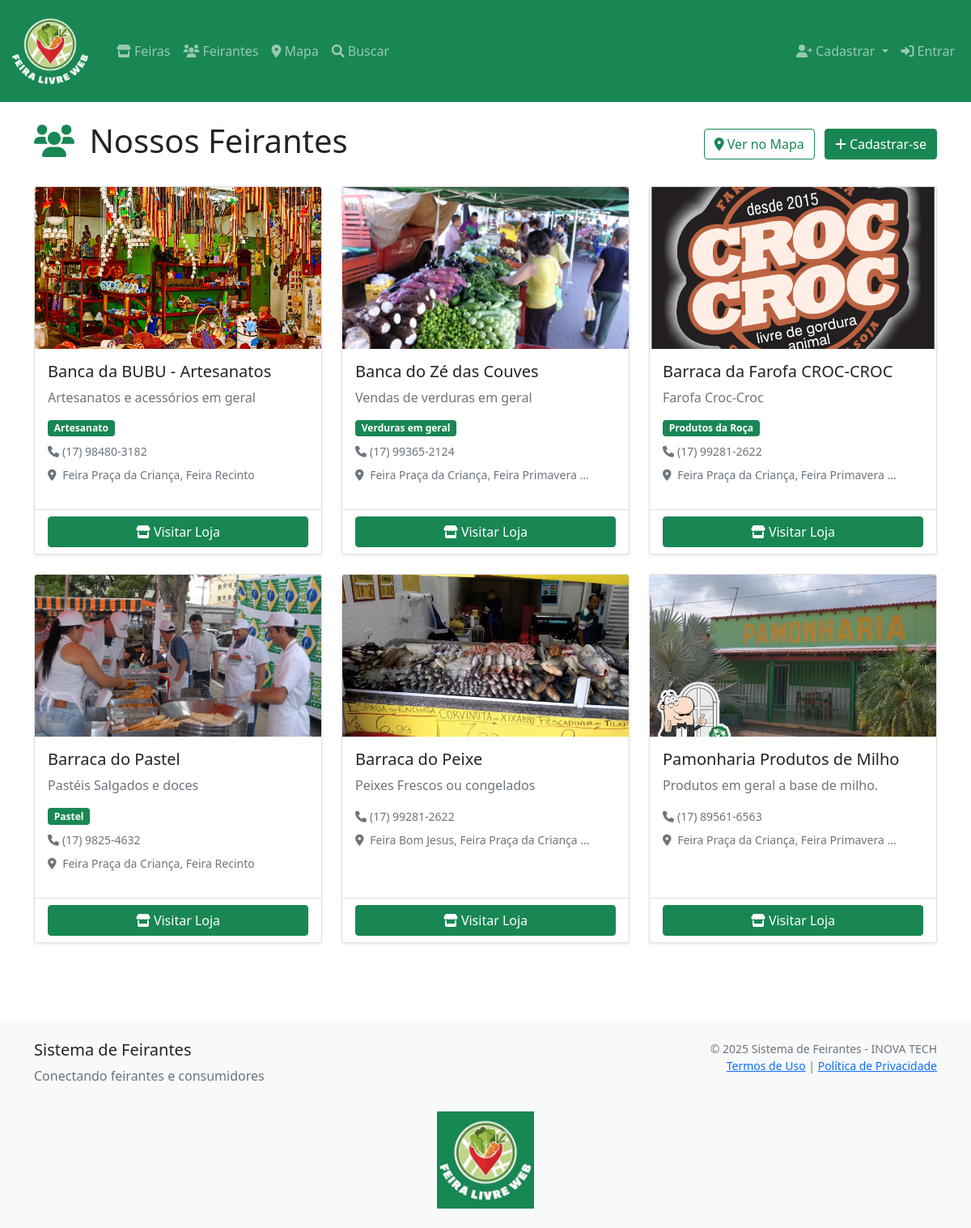
/feirantes/, run on an earlier commit of the app's database.
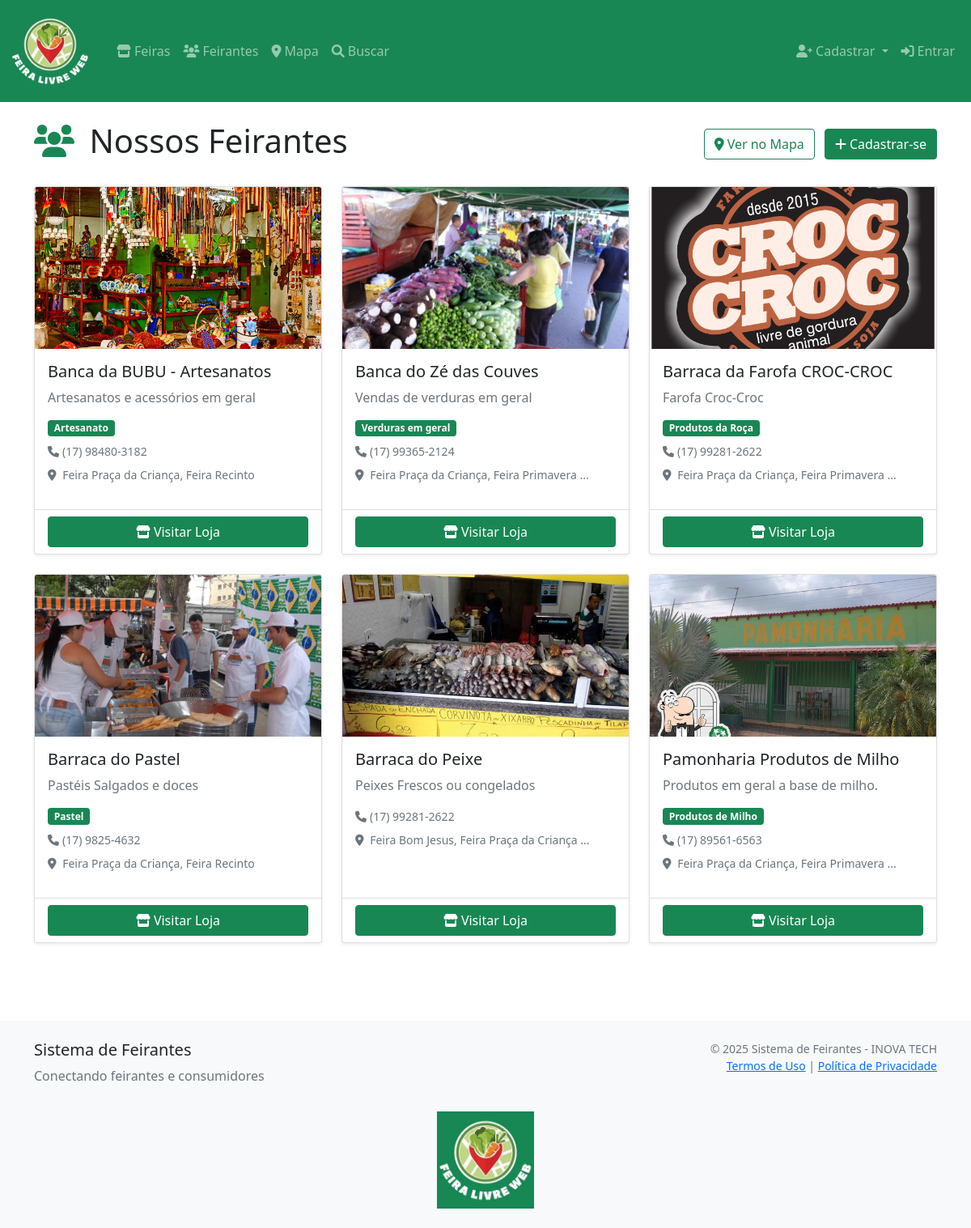
And on a later commit of the database.
### feirantes/models.py (models this page shows, shortened)
class Feirante(models.Model):
    usuario = models.OneToOneField(
        User, on_delete=models.CASCADE, related_name='feirante')
    nome_comercial = models.CharField(max_length=200)
    cpf = models.CharField(max_length=14, unique=True)
    telefone = models.CharField(max_length=20)
    whatsapp = models.CharField(max_length=20, blank=True)
    email = models.EmailField(unique=True)
    endereco = models.TextField(blank=True)
    cidade = models.CharField(max_length=100, blank=True)
    estado = models.CharField(max_length=2, blank=True)
    cep = models.CharField(max_length=9, blank=True)
    descricao = models.TextField(blank=True)
    foto = models.ImageField(upload_to='feirantes/', blank=True, null=True)
    especialidades = models.ManyToManyField(
        Especialidade, blank=True,
        help_text="Principais produtos/especialidades")
    feiras = models.ManyToManyField(
        Feira,
        blank=True,
        help_text="Feiras onde o feirante participa",
        related_name="feirantes"
    )
    subdominio = models.SlugField(
        max_length=100, unique=True,
        help_text="URL da loja: site.com/loja/[subdominio]")
    instagram = models.CharField(max_length=100, blank=True)
    facebook = models.CharField(max_length=100, blank=True)
    ativo = models.BooleanField(default=True)
    verificado = models.BooleanField(default=False)
    criado_em = models.DateTimeField(auto_now_add=True)
    atualizado_em = models.DateTimeField(auto_now=True)
    views = models.PositiveIntegerField(default=0)
    class Meta:
        verbose_name = 'Feirante'
        verbose_name_plural = 'Feirantes'
        ordering = ['nome_comercial']
    @property
    def telefone_formatado(self):
        if not self.telefone:
            return ""
        numero = self.telefone
        if numero.startswith('55'):
            numero = numero[2:]
        if len(numero) == 11:
            return f"({numero[:2]}) {numero[2:7]}-{numero[7:]}"
        elif len(numero) == 10:
            return f"({numero[:2]}) {numero[2:6]}-{numero[6:]}"
        return numero

class Especialidade(models.Model):
    nome = models.CharField(max_length=100, unique=True)
    descricao = models.TextField(blank=True)
    ativo = models.BooleanField(default=True)
    criado_em = models.DateTimeField(auto_now_add=True)
    class Meta:
        verbose_name = 'Especialidade'
        verbose_name_plural = 'Especialidades'
        ordering = ['nome']

class Feira(models.Model):
    DIAS_SEMANA = [
        ('segunda', 'Segunda-feira'),
        ('terca', 'Terça-feira'),
        ('quarta', 'Quarta-feira'),
        ('quinta', 'Quinta-feira'),
        ('sexta', 'Sexta-feira'),
        ('sabado', 'Sábado'),
        ('domingo', 'Domingo'),
        ('segunda_quarta', 'Segunda e Quarta'),
        ('terca_quinta', 'Terça e Quinta'),
        ('segunda_quinta', 'Segunda a Quinta'),
        ('segunda_sexta', 'Segunda a Sexta'),
        ('sabado_domingo', 'Finais de Semana'),
        ('todos_dias', 'Todos os dias'),
    ]
    nome = models.CharField(max_length=200)
    endereco = models.TextField()
    cidade = models.CharField(max_length=100)
    estado = models.CharField(max_length=2)
    cep = models.CharField(max_length=9, blank=True)
    latitude = models.DecimalField(
        max_digits=10, decimal_places=7, blank=True, null=True)
    longitude = models.DecimalField(
        max_digits=10, decimal_places=7, blank=True, null=True)
    dias_funcionamento = models.CharField(
        max_length=20, choices=DIAS_SEMANA, default='sabado')
    horario_funcionamento = models.CharField(
        max_length=100, blank=True, help_text="Ex: 7h às 12h")
    ativa = models.BooleanField(default=True)
    criado_em = models.DateTimeField(auto_now_add=True)
    atualizado_em = models.DateTimeField(auto_now=True)
    class Meta:
        verbose_name = 'Feira'
        verbose_name_plural = 'Feiras'
        ordering = ['nome']

### feirantes/views.py (the view)
# urls.py: path('', views.listar_feirantes, name='listar'),
def listar_feirantes(request):
    feirantes = Feirante.objects.filter(ativo=True).order_by('nome_comercial')
    paginator = Paginator(feirantes, 6)
    page_number = request.GET.get('page')
    feirantes = paginator.get_page(page_number)
    return render(request, 'feirantes/lista.html', {
        'feirantes': feirantes
    })

### feirantes/templates/feirantes/lista.html (shortened to what this page needs)
{% extends 'feirantes/base.html' %}
{% block content %}
<div class="container">
    <div class="row">
        <div class="col-12">
            <div class="d-flex justify-content-between align-items-center mb-4">
                <h1>
                    <i class="fas fa-users text-success me-2"></i>
                    Nossos Feirantes
                </h1>
                <div>
                    <a href="{% url 'feirantes:mapa' %}" class="btn btn-outline-success me-2">
                        <i class="fas fa-map-marker-alt me-1"></i>Ver no Mapa
                    </a>
                    {% if not user.is_authenticated %}
                    <a href="{% url 'feirantes:cadastro' %}" class="btn btn-success">
                        <i class="fas fa-plus me-1"></i>Cadastrar-se
                    </a>
                    {% endif %}
                </div>
            </div>
        </div>
    </div>
    {% if feirantes %}
    <div class="row">
        {% for feirante in feirantes %}
        <div class="col-md-6 col-lg-4 mb-4">
            <div class="card h-100 shadow-sm">
                {% if feirante.foto %}
                <img src="{{ feirante.foto.url }}" class="card-img-top" alt="{{ feirante.nome_comercial }}"
                    style="height: 200px; object-fit: cover;">
                {% else %}
                <div class="card-img-top bg-light d-flex align-items-center justify-content-center"
                    style="height: 200px;">
                    <i class="fas fa-store text-muted" style="font-size: 3rem;"></i>
                </div>
                {% endif %}
                <div class="card-body">
                    <h5 class="card-title">{{ feirante.nome_comercial }}</h5>
                    {% if feirante.descricao %}
                    <p class="card-text text-muted">
                        {{ feirante.descricao|truncatewords:15 }}
                    </p>
                    {% endif %}
                    <div class="mb-2">
                        {% if feirante.especialidades.all %}
                        {% for especialidade in feirante.especialidades.all|slice:":3" %}
                        <span class="badge bg-success me-1">{{ especialidade.nome }}</span>
                        {% endfor %}
                        {% endif %}
                    </div>
                    {% if feirante.telefone %}
                    <div class="text-muted small mb-2">
                        <i class="fas fa-phone me-1"></i>{{ feirante.telefone_formatado }}
                    </div>
                    {% endif %}
                    {% if feirante.feiras.all %}
                    <div class="text-muted small mb-3">
                        <i class="fas fa-map-marker-alt me-1"></i>
                        {% for feira in feirante.feiras.all|slice:":2" %}
                        {{ feira.nome }}{% if not forloop.last %}, {% endif %}
                        {% endfor %}
                        {% if feirante.feiras.count > 2 %}
                        <span class="text-muted">...</span>
                        {% endif %}
                    </div>
                    {% endif %}
                </div>
                <div class="card-footer bg-transparent">
                    <a href="{% url 'feirantes:loja_feirante' feirante.subdominio %}" class="btn btn-success w-100">
                        <i class="fas fa-store me-1"></i>Visitar Loja
                    </a>
                </div>
            </div>
        </div>
        {% endfor %}
    </div>
    {% endif %}
</div>
{% endblock %}

### feirantes/templates/feirantes/base.html (shortened to what this page needs)
{% load static %}
{% include 'feirantes/mensagens.html' %}
<!DOCTYPE html>
<html lang="pt-br">
<head>
    <link rel="stylesheet" href="https://unpkg.com/leaflet@1.7.1/dist/leaflet.css" />
    <link href="https://cdn.jsdelivr.net/npm/bootstrap@5.1.3/dist/css/bootstrap.min.css" rel="stylesheet">
    <link href="https://cdnjs.cloudflare.com/ajax/libs/font-awesome/6.0.0/css/all.min.css" rel="stylesheet">
</head>
<body>
    <nav class="navbar navbar-expand-lg navbar-dark bg-success">
        <div class="container-fluid">
            <a class="navbar-brand d-flex align-items-center" href="{% url 'feirantes:lista_feiras' %}">
                <img src="{% static 'global/img/logo_fundoBranco.png' %}" alt="Logo Feira" width="100" height="100"
                    class="me-2 rounded-circle">
            </a>
            <div class="collapse navbar-collapse" id="navbarNav">
                <ul class="navbar-nav me-auto">
                    <li class="nav-item">
                        <a class="nav-link" href="{% url 'feirantes:lista_feiras' %}">
                            <i class="fas fa-store me-1"></i>Feiras
                        </a>
                    <li class="nav-item">
                        <a class="nav-link" href="{% url 'feirantes:listar' %}">
                            <i class="fas fa-users me-1"></i>Feirantes
                        </a>
                    </li>
                    <li class="nav-item">
                        <a class="nav-link" href="{% url 'feirantes:mapa' %}">
                            <i class="fas fa-map-marker-alt me-1"></i>Mapa
                        </a>
                    </li>
                    <li class="nav-item">
                        <a class="nav-link" href="{% url 'feirantes:buscar' %}">
                            <i class="fas fa-search me-1"></i>Buscar
                        </a>
                    </li>
                </ul>
                <ul class="navbar-nav">
                    {% if user.is_authenticated %}
                    <li class="nav-item dropdown">
                        <a class="nav-link dropdown-toggle" href="#" id="navbarDropdown" role="button"
                            data-bs-toggle="dropdown">
                            <i class="fas fa-user me-1"></i>{{ user.username }}
                        </a>
                        <ul class="dropdown-menu">
                            <li><a class="dropdown-item" href="{% url 'feirantes:painel' %}">
                                    <i class="fas fa-tachometer-alt me-2"></i>Painel
                                </a></li>
                            <li>
                                <hr class="dropdown-divider">
                            </li>
                            <li><a class="dropdown-item" href="{% url 'feirantes:logout' %}">
                                    <i class="fas fa-sign-out-alt me-2"></i>Sair
                                </a></li>
                        </ul>
                    </li>
                    {% else %}
                    <li class="nav-item dropdown">
                        <a class="nav-link dropdown-toggle" href="#" id="cadastroDropdown" role="button"
                            data-bs-toggle="dropdown">
                            <i class="fas fa-user-plus me-1"></i>Cadastrar
                        </a>
                    </li>
                    <li class="nav-item">
                        <a class="nav-link" href="{% url 'feirantes:login' %}">
                            <i class="fas fa-sign-in-alt me-1"></i>Entrar
                        </a>
                    </li>
                    {% endif %}
                </ul>
            </div>
        </div>
    </nav>
    <main class="container-fluid py-4">
        {% block content %}{% endblock %}
    </main>
    <footer class="bg-light mt-5 py-4">
        <div class="container text-center">
            <div class="row">
                <div class="col-md-6 text-md-start mb-3 mb-md-0">
                    <h5>Sistema de Feirantes</h5>
                    <p class="text-muted">Conectando feirantes e consumidores</p>
                </div>
                <div class="col-md-6 text-md-end">
                    <small class="text-muted">
                        &copy; 2025 Sistema de Feirantes - INOVA TECH
                        <br>
                        <a href="{% url 'feirantes:termos_uso' %}">Termos de Uso</a> |
                        <a href="{% url 'feirantes:politica_privacidade' %}">Política de Privacidade</a>
                    </small>
                </div>
            </div>
            <div class="mt-3">
                <a href="{% url 'feirantes:lista_feiras' %}">
                    <img src="{% static 'global/img/logo_fundo_verde.jpg' %}" alt="Logo Feira" width="120" height="120">
                </a>
            </div>
        </div>
    </footer>
</body>
</html>

### feirantes/templates/feirantes/mensagens.html (shortened to what this page needs)
<div class="position-fixed top-0 start-50 translate-middle-x p-3" style="z-index:1080;">
</div>

What changed in the data, as far as the page shows it:
changed Feirante "Pamonharia Produtos de Milho": gains Especialidade (nome "Produtos de Milho")
